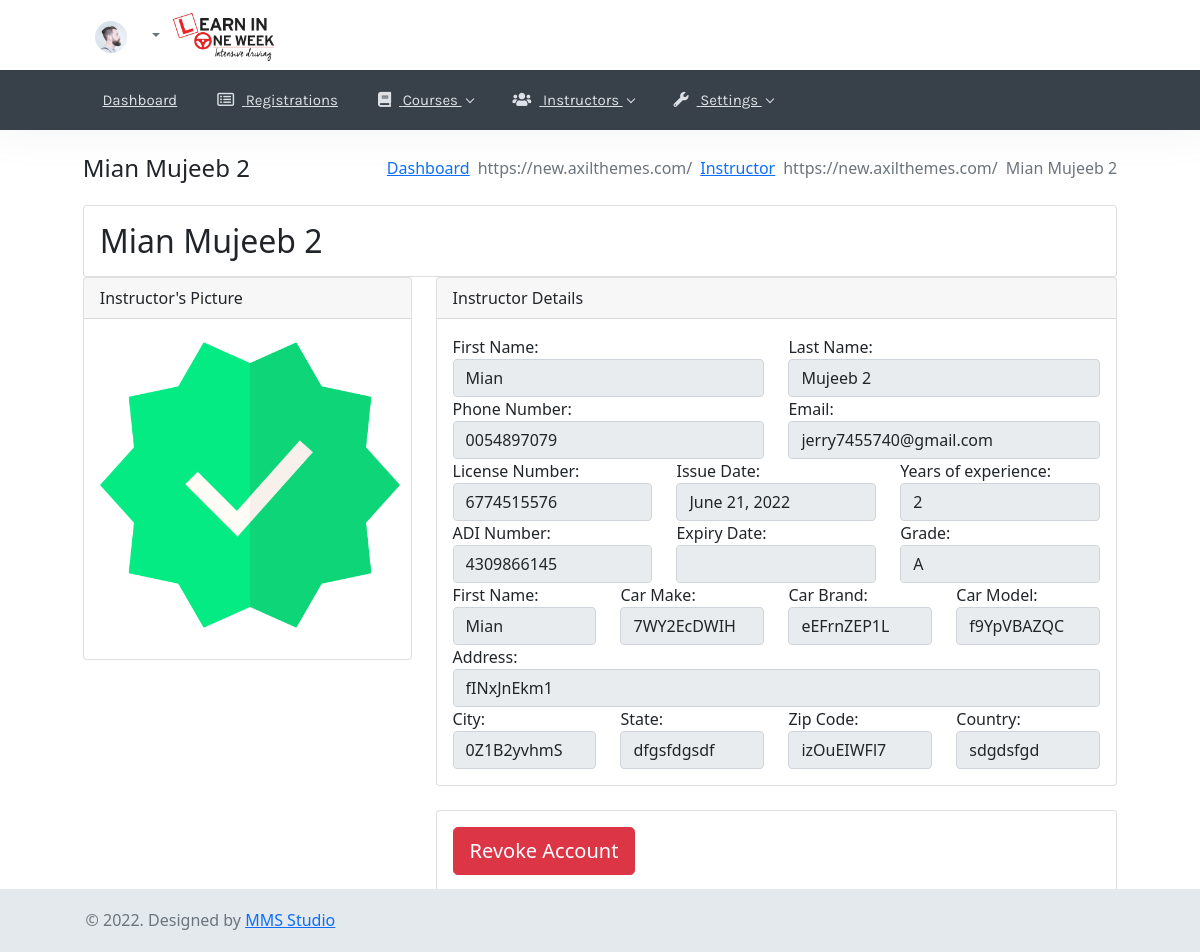
Screenshot of /portal/instructor/update/11 (signed in) with the database file from the repository.
### website/models.py (models this page shows, shortened)
class GeneralInfo(models.Model):
    title = models.CharField(max_length=100)
    favicon = models.ImageField(upload_to='Favicons/')
    logo = models.ImageField(upload_to='Logo/')
    class Meta:
        verbose_name = 'General Info'
        verbose_name_plural = 'General Info'

class Instructor(models.Model):
    GRADE_CHOICES = (
        ('A', 'A'),
        ('B', 'B'),
        ('6', '6'),
        ('5', '5'),
        ('4', '4'),
    )
    TRANSMISSION_CHOICES = (
        (1, 'Manual'),
        (2, 'Automatic'),
    )
    STATUS_CHOICES = (
        (1, 'Unapproved'),
        (2, 'Approved'),
    )
    status = models.IntegerField(choices=STATUS_CHOICES, default=1)
    first_name = models.CharField(max_length=150)
    last_name = models.CharField(max_length=150)
    phone_number = models.CharField(max_length=150)
    email = models.EmailField()
    license_number = models.CharField(max_length=150)
    issue_date = models.DateField()
    years_of_experience = models.IntegerField()
    adi_number = models.CharField(max_length=250)
    adi_expiry_date = models.DateField()
    grade = models.CharField(max_length=1, choices=GRADE_CHOICES)
    transmission = models.IntegerField(choices=TRANSMISSION_CHOICES)
    car_make = models.CharField(max_length=150)
    car_brand = models.CharField(max_length=150)
    car_model = models.CharField(max_length=150)
    address = models.CharField(max_length=150)
    city = models.CharField(max_length=150)
    state = models.CharField(max_length=150)
    zip_code = models.CharField(max_length=150)
    country = models.CharField(max_length=150)
    image = models.ImageField(upload_to='Instructors')
    auth_login = models.OneToOneField(User, on_delete=models.SET_NULL, null=True, blank=True, related_name='auth_login')
    class Meta:
        verbose_name = 'Instructor'
        verbose_name_plural = 'Instructors'

### portal/views.py (the view)
# urls.py: path('instructor/update/<int:pk>', updateInstructor, name='update-instructor'),
@login_required(login_url='portal:login')
@permission_required('website.view_instructor', raise_exception=True)
def updateInstructor(request, pk):
    general_info = GeneralInfo.objects.all().first()
    instance = get_object_or_404(Instructor, id=pk, status=2)
    form = InstructorForm(instance=instance)
    if request.method == 'POST':
        form = InstructorForm(request.POST, request.FILES, instance=instance)
        if form.is_valid():
            form.save()
            messages.success(request, 'Instructor updated successfully')
            return redirect('portal:instructors')
    context = {
        'general_info' : general_info,
        'instance' : instance,
    }
    return render(request, 'portal/instructors/update-instructor.html', context)

### templates/portal/instructors/update-instructor.html (shortened to what this page needs)
{% extends 'portal/base.html' %} {% load static %} {% load crispy_forms_tags %}
{% block body %}
<div class="row">
    <div class="col-12">
        <div class="page-title-box d-flex align-items-center justify-content-between">
            <h4 class="page-title">{{instance.first_name}} {{instance.last_name}}</h4>
            <div class="page-title-right">
                <ol class="breadcrumb m-0">
                    <li class="breadcrumb-item"><a href="{% url 'portal:dashboard' %}"> Dashboard</a></li>
                    <li class="breadcrumb-item"><a href="{% url 'portal:instructors' %}"> Instructor</a></li>
                    <li class="breadcrumb-item active">{{instance.first_name}} {{instance.last_name}}</li>
                </ol>
            </div>
        </div>
    </div>
</div>
<div class="card">
    <div class="card-body">
        <h2 class="d-inline">{{instance.first_name}} {{instance.last_name}}</h2>
    </div>
</div>
<div class="row">
    <div class="col-xl-4">
        <div class="card mb-4 mb-xl-0">
            <div class="card-header">Instructor's Picture</div>
            <div class="card-body text-center">
                {% if instance.image %}
                <img class="img-account-profile rounded-circle mb-2" src="{{instance.image.url}}" height="300">
                {% else %}
                <img class="img-account-profile rounded-circle mb-2" src="" alt="Profile Image">
                {% endif %}
            </div>
        </div>
    </div>
    <div class="col-xl-8">
        <div class="card mb-4">
            <div class="card-header">Instructor Details</div>
            <div class="card-body">
                <div class="row">
                    <div class="col-md-6">
                        <div class="form-group">
                            <label for="">First Name:</label>
                            <input type="text" name="" id="" class="form-control" value="{{instance.first_name}}"
                                readonly>
                        </div>
                    </div>
                    <div class="col-md-6">
                        <div class="form-group">
                            <label for="">Last Name:</label>
                            <input type="text" name="" id="" class="form-control" value="{{instance.last_name}}"
                                readonly>
                        </div>
                    </div>
                    <div class="col-md-6">
                        <div class="form-group">
                            <label for="">Phone Number:</label>
                            <input type="text" name="" id="" class="form-control" value="{{instance.phone_number}}"
                                readonly>
                        </div>
                    </div>
                    <div class="col-md-6">
                        <div class="form-group">
                            <label for="">Email:</label>
                            <input type="text" name="" id="" class="form-control" value="{{instance.email}}" readonly>
                        </div>
                    </div>
                    <div class="col-md-4">
                        <div class="form-group">
                            <label for="">License Number:</label>
                            <input type="text" name="" id="" class="form-control" value="{{instance.license_number}}"
                                readonly>
                        </div>
                    </div>
                    <div class="col-md-4">
                        <div class="form-group">
                            <label for="">Issue Date:</label>
                            <input type="text" name="" id="" class="form-control" value="{{instance.issue_date}}"
                                readonly>
                        </div>
                    </div>
                    <div class="col-md-4">
                        <div class="form-group">
                            <label for="">Years of experience:</label>
                            <input type="text" name="" id="" class="form-control"
                                value="{{instance.years_of_experience}}" readonly>
                        </div>
                    </div>
                    <div class="col-md-4">
                        <div class="form-group">
                            <label for="">ADI Number:</label>
                            <input type="text" name="" id="" class="form-control" value="{{instance.adi_number}}"
                                readonly>
                        </div>
                    </div>
                    <div class="col-md-4">
                        <div class="form-group">
                            <label for="">Expiry Date:</label>
                            <input type="text" name="" id="" class="form-control" value="{{instance.expiry_date}}"
                                readonly>
                        </div>
                    </div>
                    <div class="col-md-4">
                        <div class="form-group">
                            <label for="">Grade:</label>
                            <input type="text" name="" id="" class="form-control" value="{{instance.grade}}" readonly>
                        </div>
                    </div>
                    <div class="col-md-3">
                        <div class="form-group">
                            <label for="">First Name:</label>
                            <input type="text" name="" id="" class="form-control" value="{{instance.first_name}}"
                                readonly>
                        </div>
                    </div>
                    <div class="col-md-3">
                        <div class="form-group">
                            <label for="">Car Make:</label>
                            <input type="text" name="" id="" class="form-control" value="{{instance.car_make}}"
                                readonly>
                        </div>
                    </div>
                    <div class="col-md-3">
                        <div class="form-group">
                            <label for="">Car Brand:</label>
                            <input type="text" name="" id="" class="form-control" value="{{instance.car_brand}}"
                                readonly>
                        </div>
                    </div>
                    <div class="col-md-3">
                        <div class="form-group">
                            <label for="">Car Model:</label>
                            <input type="text" name="" id="" class="form-control" value="{{instance.car_model}}"
                                readonly>
                        </div>
                    </div>
                    <div class="col-md-12">
                        <div class="form-group">
                            <label for="">Address:</label>
                            <input type="text" name="" id="" class="form-control" value="{{instance.address}}" readonly>
                        </div>
                    </div>
                    <div class="col-md-3">
                        <div class="form-group">
                            <label for="">City:</label>
                            <input type="text" name="" id="" class="form-control" value="{{instance.city}}" readonly>
                        </div>
                    </div>
                    <div class="col-md-3">
                        <div class="form-group">
                            <label for="">State:</label>
                            <input type="text" name="" id="" class="form-control" value="{{instance.state}}" readonly>
                        </div>
                    </div>
                    <div class="col-md-3">
                        <div class="form-group">
                            <label for="">Zip Code:</label>
                            <input type="text" name="" id="" class="form-control" value="{{instance.zip_code}}"
                                readonly>
                        </div>
                    </div>
                    <div class="col-md-3">
                        <div class="form-group">
                            <label for="">Country:</label>
                            <input type="text" name="" id="" class="form-control" value="{{instance.country}}" readonly>
                        </div>
                    </div>
                </div>
            </div>
        </div>
        <div class="card card-body">
            <form method="POST">
                {% if instance.status == 1 %}
                <button class="btn btn-success btn-lg btn-block" type="submit" name="approve">Approve</button>
                {% else %}
                <button class="btn btn-danger btn-lg btn-block" type="submit" name="unapprove">Revoke Account</button>
                {% endif %}
            </form>
        </div>
    </div>
</div>
{% endblock body %}

### templates/portal/base.html (shortened to what this page needs)
{% load static %}
<!DOCTYPE html>
<html lang="en">
<head>
    <link href="{% static 'website/libs/custombox/custombox.min.css' %}" rel="stylesheet">
    <link href="{% static 'portal/libs/dropify/dropify.min.css' %}" rel="stylesheet" type="text/css" />
    <link href="{% static 'portal/css/bootstrap.min.css' %}" id="bootstrap-stylesheet" rel="stylesheet"
        type="text/css" />
    <link href="{% static 'portal/css/icons.min.css' %}" rel="stylesheet" type="text/css" />
    <link href="{% static 'portal/css/app.min.css' %}" id="app-stylesheet" rel="stylesheet" type="text/css" />
</head>
<body data-layout="horizontal" data-topbar="light">
    <div id="wrapper">
        <header id="topnav">
            <div class="navbar-custom">
                <div class="container-fluid">
                    <ul class="list-unstyled topnav-menu float-right mb-0">
                        <li class="dropdown notification-list">
                            <a class="nav-link dropdown-toggle nav-user mr-0 waves-effect" data-toggle="dropdown"
                                href="#" role="button" aria-haspopup="false" aria-expanded="false">
                                <img src="{% static 'portal/images/users/user-1.jpg' %}" alt="user-image"
                                    class="rounded-circle">
                                <span class="pro-user-name ml-1">
                                    {{request.user.first_name}} {{request.user.first_name}} <i
                                        class="mdi mdi-chevron-down"></i>
                                </span>
                            </a>
                        </li>
                    </ul>
                    <div class="logo-box">
                        <a href="index.html" class="logo logo-dark">
                            <span class="logo-lg">
                                <img src="{{general_info.logo.url}}" alt="" height="50">
                            </span>
                        </a>
                    </div>
                    <div class="clearfix"></div>
                </div>
            </div>
            <div class="topbar-menu">
                <div class="container-fluid">
                    <div id="navigation">
                        <ul class="navigation-menu">
                            <li class="has-submenu">
                                <a href="{% url 'portal:dashboard' %}"><i
                                        class="mdi mdi-view-dashboard"></i>Dashboard</a>
                            </li>
                            <li class="has-submenu">
                                <a href="{% url 'portal:registrations' %}"><i class="fa fa-list-alt"></i>
                                    Registrations</a>
                            </li>
                            <li class="has-submenu">
                                <a href="{% url 'portal:courses' %}"> <i class="fa fa-book"></i> Courses <div
                                        class="arrow-down"></div>
                                </a>
                            </li>
                            <li class="has-submenu">
                                <a href="{% url 'portal:instructors' %}"> <i class="fa fa-users"></i> Instructors <div
                                        class="arrow-down"></div>
                                </a>
                            </li>
                            <li class="has-submenu">
                                <a href="javascript:void(0)"> <i class="fas fa-wrench"></i> Settings <div
                                        class="arrow-down"></div>
                                </a>
                            </li>
                        </ul>
                        <div class="clearfix"></div>
                    </div>
                </div>
            </div>
        </header>
        <div class="content-page">
            <div class="content">
                <div class="container-fluid">
                    {% block body %} {% endblock body %}
                </div>
            </div>
            <footer class="footer">
                <div class="container-fluid">
                    <div class="row">
                        <div class="col-md-6">
                            &copy; {% now 'Y' %}. Designed by <a href="#">MMS Studio</a>
                        </div>
                    </div>
                </div>
            </footer>
        </div>
    </div>
</body>
</html>

### rows the page displays
GeneralInfo: logo (picture)
Instructor: first_name "Mian", last_name "Mujeeb 2", image (picture), phone_number "0054897079", email "jerry7455740@gmail.com", license_number "6774515576", issue_date "June 21, 2022", years_of_experience "2", adi_number "4309866145", grade "A", car_make "7WY2EcDWIH", car_brand "eEFrnZEP1L", car_model "f9YpVBAZQC", address "fINxJnEkm1", city "0Z1B2yvhmS", state "dfgsfdgsdf", zip_code "izOuEIWFl7", country "sdgdsfgd"
